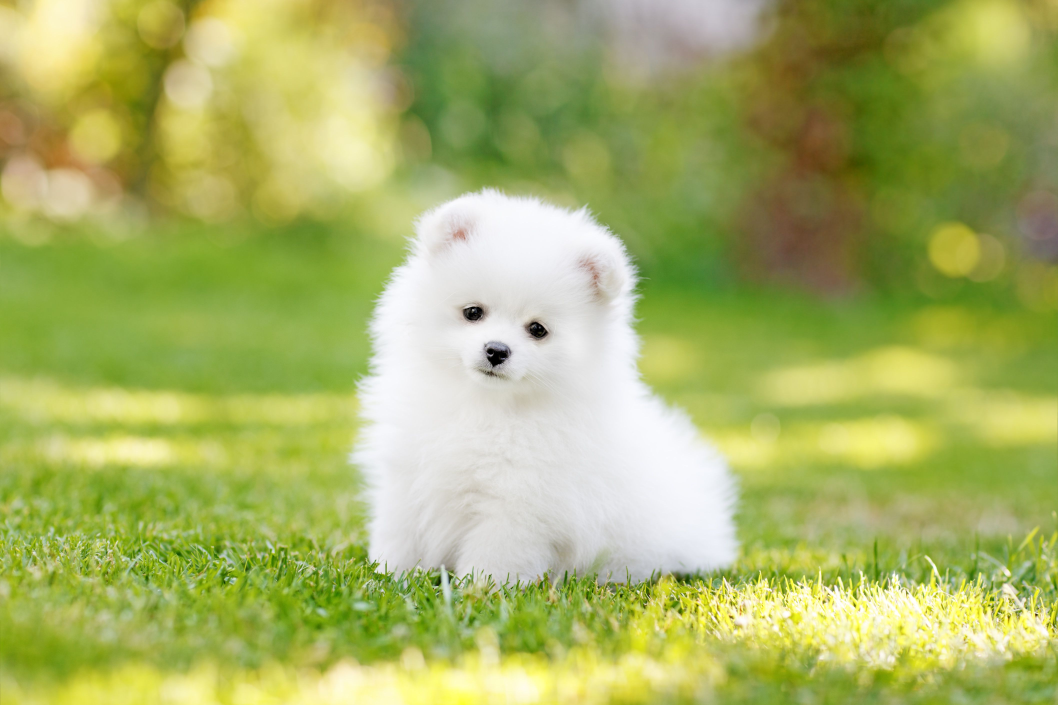
#> input picture other/cv2/images/img1.jpg, 4231 x 2820 px (shown at 1/4 size)
$ python resize.py
#> lines starting #> are read from the running program, lines starting #| are printed output that depends on the picture
import cv2
import numpy as np
from matplotlib import pyplot as plt

'''
cv2.resize() 放大和缩小图像
    参数：
        src: 输入图像对象
        dsize：输出矩阵/图像的大小，为0时计算方式如下：dsize = Size(round(fx*src.cols),round(fy*src.rows))
        fx: 水平轴的缩放因子，为0时计算方式：  (double)dsize.width/src.cols
        fy: 垂直轴的缩放因子，为0时计算方式：  (double)dsize.heigh/src.rows
        interpolation：插值算法
            cv2.INTER_NEAREST : 最近邻插值法
            cv2.INTER_LINEAR   默认值，双线性插值法
            cv2.INTER_AREA        基于局部像素的重采样（resampling using pixel area relation）。对于图像抽取（image decimation）来说，这可能是一个更好的方法。但如果是放大图像时，它和最近邻法的效果类似。
            cv2.INTER_CUBIC        基于4x4像素邻域的3次插值法
            cv2.INTER_LANCZOS4     基于8x8像素邻域的Lanczos插值

    cv2.INTER_AREA 适合于图像缩小， cv2.INTER_CUBIC (slow) & cv2.INTER_LINEAR 适合于图像放大
'''

path = './images/img1.jpg'

img = cv2.imread(path)
#> img is the input picture: shape (2820, 4231, 3); mean B, G, R 100.9, 177.8, 167.3

plt.subplot(1,3,1)
plt.imshow(img)
plt.title('Original')
print(f'Original Dimensions : {img.shape}')
#| Original Dimensions : (2820, 4231, 3)


plt.subplot(1,3,2)
double = cv2.resize(img, None, fx=2, fy=2, interpolation = cv2.INTER_CUBIC)
plt.imshow(double)
plt.title('Double size')
print(f'Double sized image Dimensions : {double.shape}')
#| Double sized image Dimensions : (5640, 8462, 3)

plt.subplot(1,3,3)
half = cv2.resize(img, None, fx=0.5, fy=0.5, interpolation = cv2.INTER_CUBIC)
plt.imshow(half)
plt.title('Half size')
print(f'Half sized image Dimensions : {half.shape}')
#| Half sized image Dimensions : (1410, 2116, 3)
plt.show()
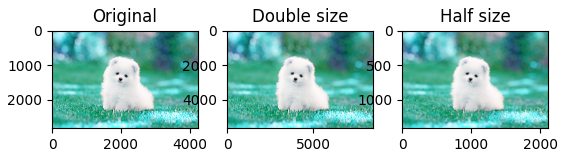
#> figure drawn by matplotlib, 3 panels; B, G, R data is drawn as R, G, B

$ run again, with other/cv2/images/img2.jpg copied over other/cv2/images/img1.jpg
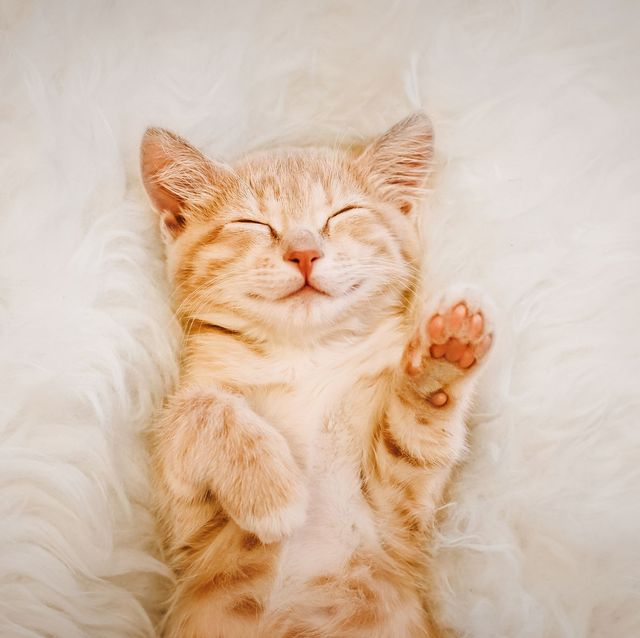
#> input picture other/cv2/images/img2.jpg, 640 x 638 px
#> img is the input picture: shape (638, 640, 3); mean B, G, R 173.3, 192.2, 215.2
#| Original Dimensions : (638, 640, 3)
#| Double sized image Dimensions : (1276, 1280, 3)
#| Half sized image Dimensions : (319, 320, 3)
#> `plt.show()`:
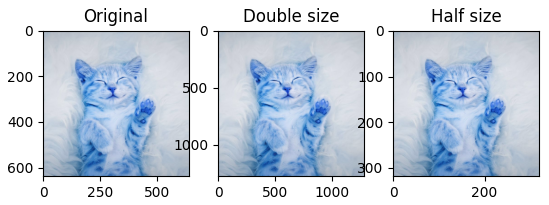
#> figure drawn by matplotlib, 3 panels; B, G, R data is drawn as R, G, B

$ run again, with other/cv2/images/img3.jpg copied over other/cv2/images/img1.jpg
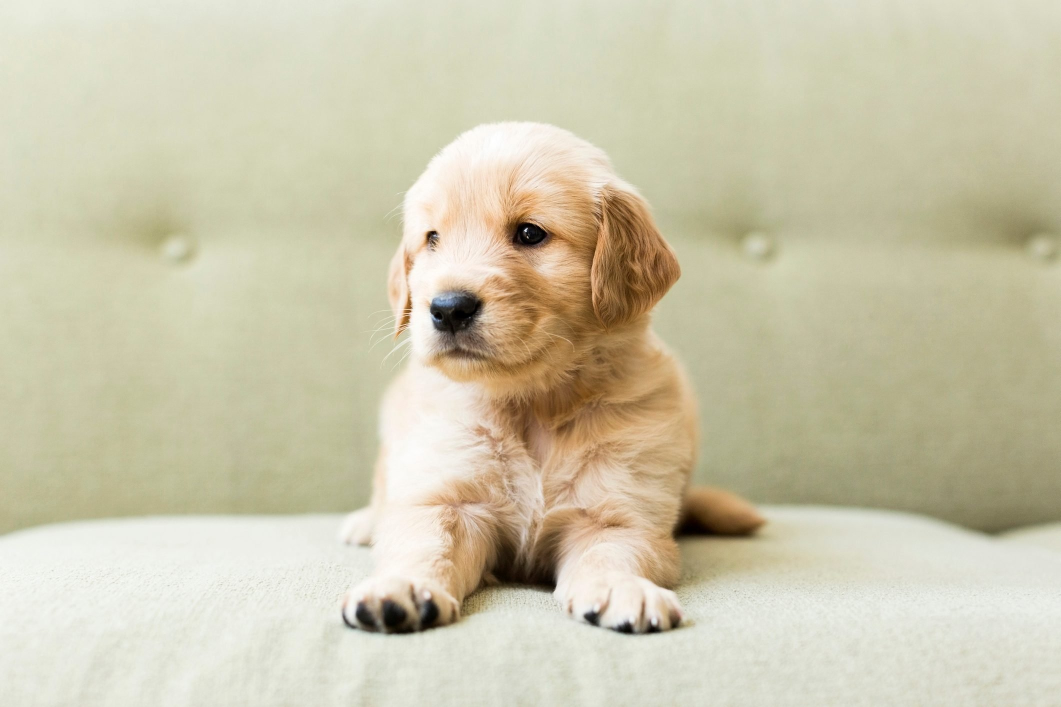
#> input picture other/cv2/images/img3.jpg, 2121 x 1414 px (shown at 1/2 size)
#> img is the input picture: shape (1414, 2121, 3); mean B, G, R 173, 199, 204.3
#| Original Dimensions : (1414, 2121, 3)
#| Double sized image Dimensions : (2828, 4242, 3)
#> `half = cv2.resize(img, None, fx=0.5, fy=0.5, interpolation = cv2.INTER..`:
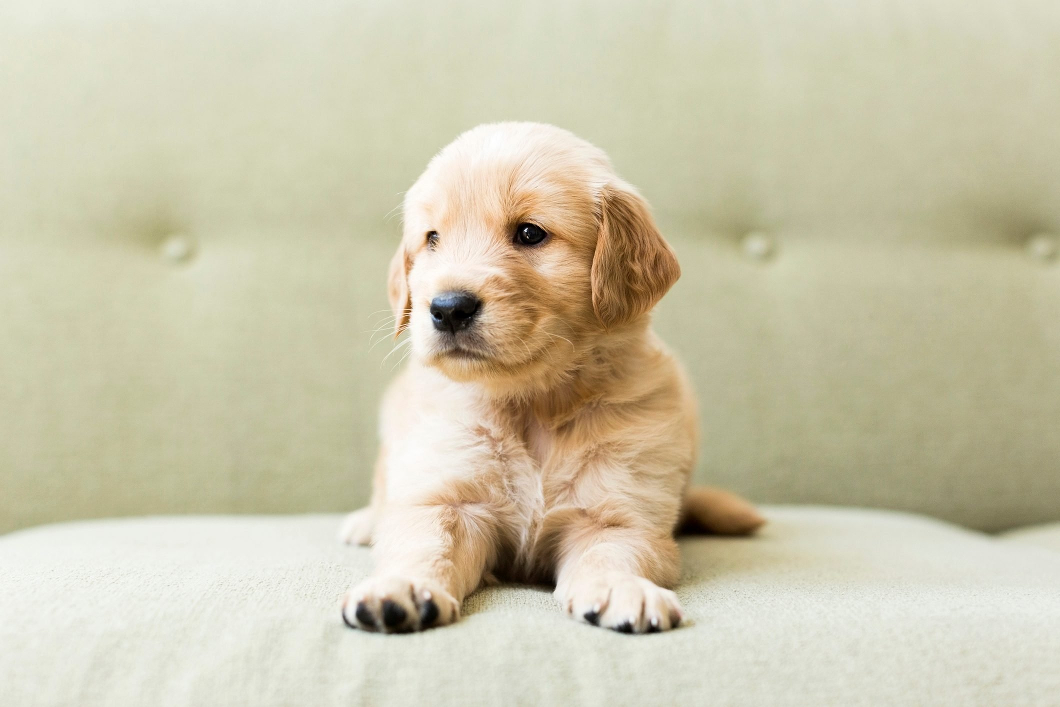
#> half: shape (707, 1060, 3); mean B, G, R 173, 199, 204.3
#| Half sized image Dimensions : (707, 1060, 3)
#> `plt.show()`:
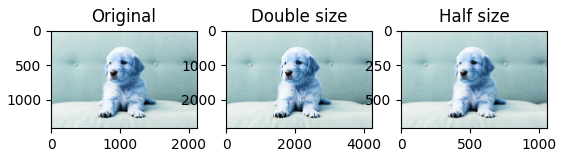
#> figure drawn by matplotlib, 3 panels; B, G, R data is drawn as R, G, B

$ run again, with other/cv2/images/img4.jpg copied over other/cv2/images/img1.jpg
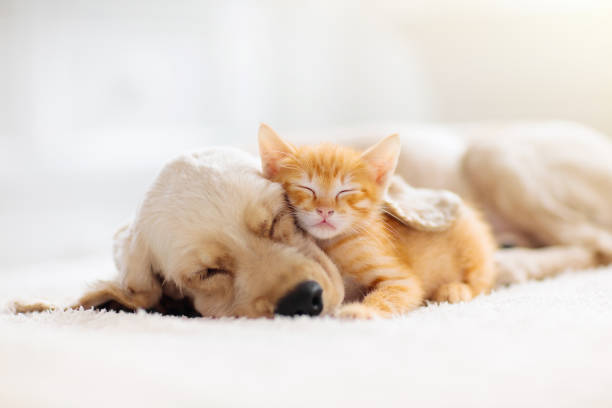
#> input picture other/cv2/images/img4.jpg, 612 x 408 px
#> img is the input picture: shape (408, 612, 3); mean B, G, R 205.6, 215.8, 227
#| Original Dimensions : (408, 612, 3)
#| Double sized image Dimensions : (816, 1224, 3)
#| Half sized image Dimensions : (204, 306, 3)
#> `plt.show()`:
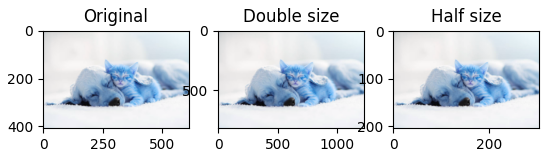
#> figure drawn by matplotlib, 3 panels; B, G, R data is drawn as R, G, B
